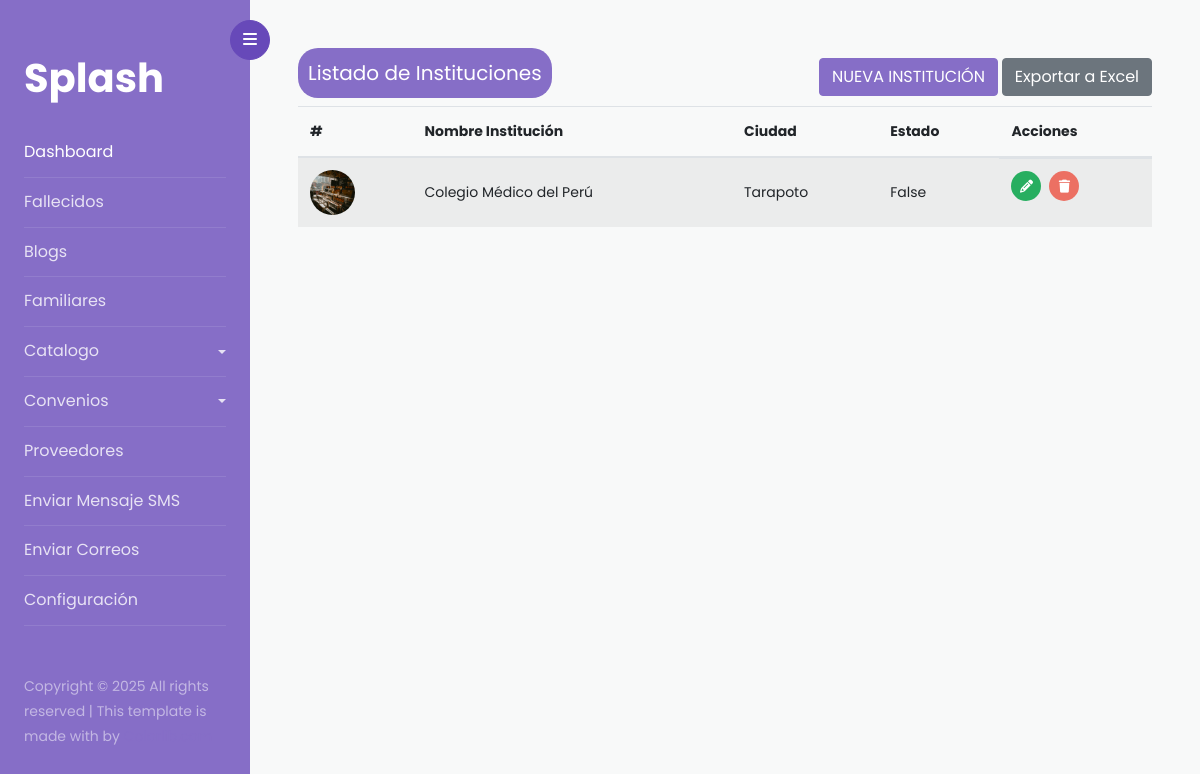
/convenios/list-instituciones/, run on the app's committed database.
### convenios/models.py (models this page shows)
class ModelsInstitucion(models.Model):
    foto_institucion =  models.ImageField(upload_to='Fotos Instituciones')
    nombre_institucion =  models.CharField(max_length=255)
    ciudad = models.CharField(max_length=155)
    redes_sociales = models.URLField()
    estado = models.BooleanField(default=True)
    date_create = models.DateField(auto_now_add=True)
    class Meta:
        verbose_name = 'Institución'
        verbose_name_plural = 'Instituciones'

### convenios/views.py (the view)
# urls.py: path('list-instituciones/', ListInstituciones.as_view(), name='list-instituciones' ),
class ListInstituciones(ListView):
    model = ModelsInstitucion
    context_object_name = 'instituciones'
    template_name = 'instituciones/index-instituciones.html'

### convenios/templates/instituciones/index-instituciones.html
{% extends 'index.html' %}
{% block content %}
    <div>
        <div class="flex-content-modal">
            <h5 class="title-list-table">Listado de Instituciones</h5>
            <div>
                <a href="#" class="btn btn-primary">
                    NUEVA INSTITUCIÓN
                </a>
                <a href="" class="btn btn-secondary">Exportar a Excel</a>
            </div>
        </div>
        {% if not instituciones %}
        <span>&nbsp;&nbsp;&nbsp;No hay datos para mostrar</span>
        {% else %}
        <table class="table table-striped table-hover">
            <thead>
                <tr>
                    <th scope="col" >#</th>
                    <th scope="col">Nombre Institución</th>
                    <th scope="col">Ciudad</th>
                    <th scope="col">Estado</th>
                    <th scope="col">Acciones</th>
                </tr>
            </thead>
            <tbody>
                {% for i in instituciones %}
                <tr>
                    <td class="td-item"><img class="img-ins-fun" src="{{ i.foto_institucion.url }}" alt=""></td>
                    <td class="td-item">{{ i.nombre_institucion }}</td>
                    <td class="td-item">{{ i.ciudad }}</td>
                    <td class="td-item">{{ i.estado }}</td>
                    <td class="td-actions">
                        <a href=""><i class="fa-solid fa-pencil"></i></a>
                        <a href="{% url 'convenios:delete-instituciones' i.id %}"><i class="fa-solid fa-trash"></i></a>
                    </td>
                </tr>
                {% endfor %}
            </tbody>
        </table>
        {% endif %}
    </div>
{% endblock %}

### static/css/style-fallecido.css (style rules this page uses)
* { margin: 0px; padding: 0px; }
h5.title-list-table { background-color: #866ec7; color: #FFF; width: max-content; padding: 10px; border-radius: 20px; }
td.td-item { vertical-align: middle; }
td.td-actions { display: flex; gap: 0.5rem; flex-wrap: wrap; }
i.fa-pencil { background-color: #27ae60; }
i.fa-trash { background-color: var(--gender-female); }
i.fa-pencil, i.fa-trash, i.fa-eye, i.fa-cross { height: 30px; width: 30px; border-radius: 50% 50%; color: #FFF; display: flex; justify-content: center; align-items: center; font-size: 13px; }
img.img-ins-fun { width: 45px; height: 45px; border-radius: 50% 50%; object-fit: cover; }

### static/css/style-modal.css (style rules this page uses)
div.flex-content-modal { display: flex; justify-content: space-between; align-items: center; }

### data on the page
ModelsInstitucion: foto_institucion (picture), nombre_institucion "Colegio Médico del Perú", ciudad "Tarapoto", estado "False"
